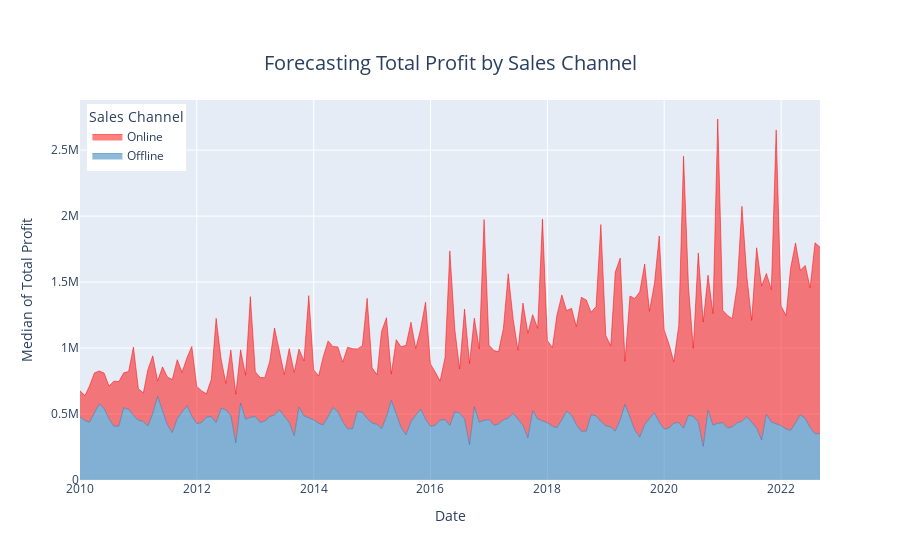

Source (notebook cell):
### Code cell
import plotly.graph_objects as go
fig = go.Figure()
fig.add_trace(go.Scatter(
    x=forecast.Date,
    y=forecast.offline_yhat,
    line=dict(width=0.5, color='#1f77b4'),
    stackgroup='one',
    hoverinfo='x+y',
    mode='lines',
    name='Offline'
))
fig.add_trace(go.Scatter(
    x=forecast.Date,
    y=forecast.online_yhat,
    line=dict(width=0.5, color='red'),
    stackgroup='one',
    hoverinfo='x+y',
    mode='lines',
    name='Online'
))
fig.update_layout(
    legend_title_text='Sales Channel',
    legend=dict(
    yanchor="top",
    y=0.99,
    xanchor="left",
    x=0.01
),
    yaxis_title="Median of Total Profit",
    xaxis_title="Date",
    title={
        'font_size':20,
        'text': "Forecasting Total Profit by Sales Channel",
        'y':0.9,
        'x':0.5,
        'xanchor': 'center',
        'yanchor': 'top'})

fig.show()

### Figure 1 — Plotly figure (JSON) as saved in the notebook; plotly's stock layout.template omitted (floating-point values rounded to 4 significant figures; data arrays with more than 128 entries replaced by an {"elided": "..."} marker saying what was removed)
{"data": [{"hoverinfo": "x+y", "line": {"color": "#1f77b4", "width": 0.5}, "mode": "lines", "name": "Offline", "stackgroup": "one", "type": "scatter", "x": {"elided": "153 str values"}, "y": {"elided": "153 float values"}}, {"hoverinfo": "x+y", "line": {"color": "red", "width": 0.5}, "mode": "lines", "name": "Online", "stackgroup": "one", "type": "scatter", "x": {"elided": "153 str values"}, "y": {"elided": "153 float values"}}], "layout": {"legend": {"title": {"text": "Sales Channel"}, "x": 0.01, "xanchor": "left", "y": 0.99, "yanchor": "top"}, "title": {"font": {"size": 20}, "text": "Forecasting Total Profit by Sales Channel", "x": 0.5, "xanchor": "center", "y": 0.9, "yanchor": "top"}, "xaxis": {"title": {"text": "Date"}}, "yaxis": {"title": {"text": "Median of Total Profit"}}}}
